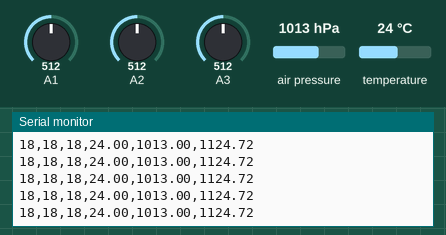
A sketch run on a simulated Arduino Uno, built with avr-gcc and run on an emulated ATmega328P. On the bench: the last lines printed to the serial monitor. The test bench sets the inputs (shaded band); at power-on: A1 = 512, A2 = 512, A3 = 512, air pressure 1013 hPa, temperature 24 °C.

Above: at 1.2 s.
1.3 s: A1 set to 459
At 1.33 s:
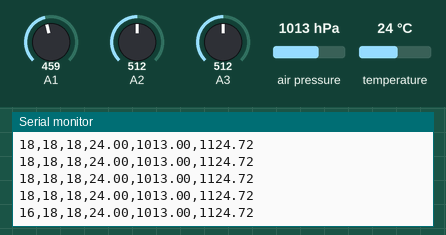
4.3 s: A1 set to 434
At 4.32 s:
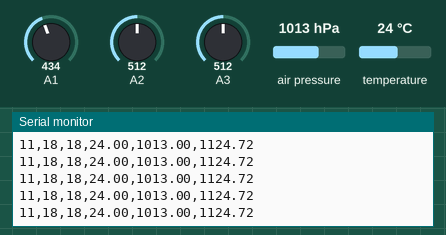
Timing chart, 0 to 7.3 s (numbered marks = the images above; inputs shaded):
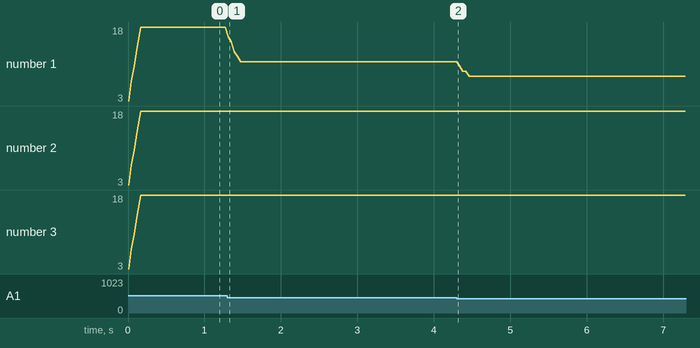

The sketch:

Lab3.ino
```cpp
/***************************************************************************
  Uni. of Galway - Modified Lander Program Template
  Authors:
    - Oisín McDonnell Killilea
    - Roshan George
    - Ethan Delaney
  Email:
    - r.george5@universityofgalway.ie
    - e.delaney11@universityofgalway.ie
    - o.mcdonnellkillilea1@universityofgalway.ie

================================
***************************************************************************/

//===========================================================================
// Import necessary libraries
//===========================================================================

#include <SoftwareSerial.h>
#include <Wire.h>
#include <SPI.h>
#include <Adafruit_Sensor.h>
#include <Adafruit_BMP280.h>

//===========================================================================
// Constants - These never change
//===========================================================================

// HC-12 Wireless Transceiver
SoftwareSerial HC12(7, 6); // HC-12 TX Pin, HC-12 RX Pin

// N.B. Every I2C device has a unique address/chip ID
#define I2CADDR (0x76)
#define CHIPID (0x60) //0x60 for BME and 0x58 for BMP.

// For use when converting raw accelerometer values to m/s^2
#define ONE_G_DIFF (140) // ADC value difference between 0g and 1g
#define ZERO_G_POINT (442) // ADC value for 0g
#define g (9.81) // Value for gravity

// Moving Average Filter / Buffer / Track values
#define WINDOW_SIZE 5

// Constants for use in code
#define ROCKET_MASS (0.2) // Mass of rocket/capsule in kilograms
//International Standard Atmosphere (ISA) values for calculating atmosphere
const float R = 8.31432; // Universal gas constant in J/(mol·K)
const float T0 = 288.15; // Standard temperature at sea level in Kelvin
const float P0 = 101325; // Standard pressure at sea level in Pascals

//===========================================================================
// Initialising variables and peripherals
//===========================================================================

// Bosch Environmental Sensor (BME/BMP280)
Adafruit_BMP280 env_sensor; // use I2C interface
Adafruit_Sensor *env_temp = env_sensor.getTemperatureSensor();
Adafruit_Sensor *env_pressure = env_sensor.getPressureSensor();

// Variables to hold acceleration readings in m/s^2
float accel_x, accel_y, accel_z;

// Variable to hold the environmental sensor readings (degrees C & hPa)
float temperature, pressure;

// time variables
unsigned long time_start, time_prev, time_diff, pre_launch_last_transmit_time, landed_last_transmit_time = 0;

// Moving average filter variables
int INDEX = 0;
int VALUE[5] = {0};
int SUM[5] = {0};
int X_READINGS[WINDOW_SIZE]={0};
int Y_READINGS[WINDOW_SIZE]={0};
int Z_READINGS[WINDOW_SIZE]={0};
int TEMP_READINGS[WINDOW_SIZE];
int PRESSURE_READINGS[WINDOW_SIZE];
int X_AVERAGED = 0;
int Y_AVERAGED = 0;
int Z_AVERAGED = 0;
int TEMP_AVERAGED = 0;
int PRESSURE_AVERAGED = 0;

// calcuated variables
float prev_velocity_x, prev_velocity_y, prev_velocity_z = 0;
float vel_x, vel_y, vel_z = 0;
float force_x, force_y, force_z= 0;

// min/max variables
float min_temp, max_temp, min_pressure, max_pressure, min_alt, max_alt = 0;
float min_vel_x, max_vel_x, min_vel_y, max_vel_y, min_vel_z, max_vel_z = 0;
float min_accel_x, max_accel_x, min_accel_y, max_accel_y, min_accel_z, max_accel_z = 0;
float min_force_x, max_force_x, min_force_y, max_force_y, min_force_z, max_force_z = 0;

void setup() {
  // Code has started, start timestamp.
  time_start = millis();

  // Setup serial connections to the HC-12/ PC
  // Start serial streams between Arduino and HC-12/ PC
  HC12.begin(9600);
  Serial.begin(9600);

  // Give console time to get running
  while(!Serial){
    Serial.println(F("Waiting for serial connection..."));
  }


    // Setup for the Environmental Sensor
  if (!env_sensor.begin(I2CADDR, CHIPID)) {
    Serial.println(F("Could not find a valid BME/BMP280 (Environmental) sensor, check CHIPID/libraries/wiring!"));
    while (1) delay(10);
  }

  // Default Adafruit_BMP280 settings from datasheet/
  env_sensor.setSampling(Adafruit_BMP280::MODE_NORMAL,     /* Operating Mode. */
                         Adafruit_BMP280::SAMPLING_X2,     /* Temp. oversampling */
                         Adafruit_BMP280::SAMPLING_X16,    /* Pressure oversampling */
                         Adafruit_BMP280::FILTER_X16,      /* Filtering. */
                         Adafruit_BMP280::STANDBY_MS_500); /* Standby time. */
}

// Declare Functions - To be called in Loop Code
// Read from Accelerometer.
void readFromAccelerometer(){
  // Read raw values from accelerometer on the analog pins
  int raw_x = analogRead(A1);
  int raw_y = analogRead(A2);
  int raw_z = analogRead(A3);

  // Convert from raw accelerometer values to m/s^2 using pre-calibrated values
  //TODO: Properly calibrate - current values only from z testing
  float new_x=map(raw_x,292,438,-g,g);
  float new_y=map(raw_y,285,432,-g,g);
  float new_z=map(raw_z,302,442,-g,g);


  // Store value into global variables: accel_x, accel_y, accel_z.
  accel_x = new_x;
  accel_y = new_y;
  accel_z = new_z;

}

//TODO: Actually use or lose this
int average_array(int arrayToSum[], int sizeOfArray){
  int sum, average = 0;
  for ( int i = 0; i < sizeOfArray; i++ ){
    sum += arrayToSum[ i ];
  }

  // divide by array size to get average
  average = sum / sizeOfArray;

  return average;
}

void smoothAccelReading(){
  //TODO: Comment properly, and see if you can refactor this to work without having to change the global variables from the example code
  //TODO: They GAVE us an average_array function - USE IT
  //I'm 99% sure they did not intend for me to use arrays like this here
  //This is a crime against nature and god will judge me for my sins

  //Temporary array - technically not needed, fixed a bug early in development
  int temp[3];

  //Removes the oldest entries from the sum
  temp[0]=SUM[0]-X_READINGS[INDEX];
  temp[1]=SUM[1]-Y_READINGS[INDEX];
  temp[2]=SUM[2]-Z_READINGS[INDEX];

  //Store all the axis readings as items in an array
  VALUE[0] = accel_x;
  VALUE[1] = accel_y;
  VALUE[2] = accel_z;

  //Add each reading to the window
  X_READINGS[INDEX] = VALUE[0];
  Y_READINGS[INDEX] = VALUE[1];
  Z_READINGS[INDEX] = VALUE[2];

  //Add the newest readings to the SUM
  for(int i=0;i<3;i++) {
    SUM[i] = temp[i] + VALUE[i];
    /*DEBUG CODE: Archived
    Serial.println(i);
    Serial.print("=Sum=");
    Serial.println(SUM[i]);
    Serial.print("=Value=");
    Serial.println(VALUE[i]);
    Serial.print("=Temp=");
    Serial.println(temp[i]);
    Serial.print("=Index=");
    Serial.println(INDEX);
    delay(2000);
    */
  }
    /* DEBUG CODE: Archived
    Serial.print("=X=");
    Serial.println(X_READINGS[INDEX]);
    Serial.print("=Y=");
    Serial.println(Y_READINGS[INDEX]);
    Serial.print("=Z=");
    Serial.println(Z_READINGS[INDEX]);
    */


  //Stores the average
  X_AVERAGED = SUM[0] / WINDOW_SIZE;
  Y_AVERAGED = SUM[1] / WINDOW_SIZE;
  Z_AVERAGED = SUM[2] / WINDOW_SIZE;


}


void readEnvironmental(){
  // Read Environmental Sensor
  sensors_event_t temp_event, pressure_event;

  env_temp->getEvent(&temp_event);
  env_pressure->getEvent(&pressure_event);

  // Store value into variables: temperature (Celcius), pressure (hPa)
  temperature = temp_event.temperature;
  pressure = pressure_event.pressure;
}

void smoothEnvSensorReading(){
  // Apply filtering or smoothing to temperature (Celcius) and pressure (hPa)

  int temp[2]={0};

  //Removes the oldest entries from the sum
  temp[0]=SUM[3]-TEMP_READINGS[INDEX];
  temp[1]=SUM[4]-PRESSURE_READINGS[INDEX];

  // Read in next Values
  VALUE[3]=temperature;
  VALUE[4]=pressure;

  //Add readings to the window
  TEMP_READINGS[INDEX]=VALUE[3];
  PRESSURE_READINGS[INDEX]=VALUE[4];

  //Better ways of doing this - external function it, see comments in accelerometerSmoothing
  for(int i=3;i<=4;i++) {
    SUM[i] = temp[i-3] + VALUE[i];
    /*DEBUG CODE
    Serial.println("==|i|==");
    Serial.println(i);
    Serial.println("==|SUM|==");
    Serial.println(SUM[i]);
    Serial.println("==|VALUE|==");
    Serial.println(VALUE[i]);
    Serial.println("==|Temp|==");
    Serial.println(temp[i-3]);
    delay(1000);
    */
  }

  // Store the averaged/smoothed sensor value into global variable
  TEMP_AVERAGED=SUM[3] / WINDOW_SIZE;
  PRESSURE_AVERAGED=SUM[4] / WINDOW_SIZE;
}

//TODO: MAKE THIS WORK PROPERLY
float calcVelocity(char direction_char, float acceleration, unsigned long diff_time){
  float velocity = 0;
  float prev_x, prev_y, prev_z=0; //TODO: Write a new switch statment to set prev values to first value when initializing
  int intcheck=0;
  bool check=false;

  //Convert diff_time to seconds
  float current_time = static_cast<float>(diff_time) / 1000;
  //This static cast is neccesary, as I was getting persistent issues with the conversion without it

  //v = u + at
  switch(direction_char) {
    case 'x':
    velocity = prev_x + acceleration*current_time;
    prev_x=velocity-prev_x;
    break;

    case 'y':
    velocity = prev_y + acceleration*current_time;
    prev_y=velocity-prev_y;
    break;

    case 'z':
    velocity = prev_z + acceleration*current_time;
    prev_z=velocity;
    break;

    default:
    Serial.println("ERROR: Invalid direction char passed to calcVelocity");
    break;
  }

  return velocity;
}

float calcAltitude(float temperature, float pressure){
  //N.B Constants declared at top of file -
  float altitude = (R * T0 / g) * log(P0 / pressure);
  return altitude;
}

float calcForce(float acceleration){
  //F = m*a
  float force = ROCKET_MASS*acceleration;

  //Returns force in Newtons
  return force;
}

//===========================================================================
// TRACK CALCULATED READINGS
//===========================================================================

void trackAltitude(int time_now, float alt_curr){
  int min_alt_time, max_alt_time = 0;
  bool initial_alt = false;

  //Initialiaze the max/min with first read value
  if(initial_alt==false) {
    min_alt, max_alt = alt_curr;
    initial_alt=true;
  }

  //Check if current value is new maximum
  if(alt_curr>max_alt) {
    max_alt_time = time_now;
    max_alt = alt_curr;
  }

  //Check if current value is new minimum
  if(alt_curr<min_alt) {
    min_alt_time = time_now;
    min_alt = alt_curr;
  }
}

void trackAccelX(int time_now){
// record min, max, avg, acceleration for X
  int min_accel_x_time, max_accel_x_time, avg_accel_x = 0;
  bool initial_accel_x = false;

  //Initialiaze the max/min with first read value
  if(initial_accel_x==false) {
    min_accel_x, max_accel_x = accel_x;
    initial_accel_x=true;
  }

  //Check if current value is new maximum
  if(accel_x>max_accel_x) {
    max_accel_x_time = time_now;
    max_accel_x = accel_x;
  }

  //Check if current value is new minimum
  if(accel_x<min_accel_x) {
    min_accel_x_time = time_now;
    min_accel_x = accel_x;
  }

  //Get simple average
  avg_accel_x = (max_accel_x+min_accel_x)/2;
}

void trackAccelY(int time_now){
// record min, max, avg, acceleration for Y
int min_accel_y_time, max_accel_y_time, avg_accel_y = 0;
  bool initial_accel_y = false;

  //Initialiaze the max/min with first read value
  if(initial_accel_y==false) {
    min_accel_y, max_accel_y = accel_y;
    initial_accel_y=true;
  }

  //Check if current value is new maximum
  if(accel_y>max_accel_y) {
    max_accel_y_time = time_now;
    max_accel_y = accel_y;
  }

  //Check if current value is new minimum
  if(accel_y<min_accel_y) {
    min_accel_y_time = time_now;
    min_accel_y = accel_y;
  }

  //Get simple average
  avg_accel_y = (max_accel_y+min_accel_y)/2;
}

void trackAccelZ(int time_now){
// record min, max, avg, acceleration for Z
int min_accel_z_time, max_accel_z_time, avg_accel_z = 0;
  bool initial_accel_z = false;

  //Initialiaze the max/min with first read value
  if(initial_accel_z==false) {
    min_accel_z, max_accel_z = accel_z;
    initial_accel_z=true;
  }

  //Check if current value is new maximum
  if(accel_z>max_accel_z) {
    max_accel_z_time = time_now;
    max_accel_z = accel_z;
  }

  //Check if current value is new minimum
  if(accel_z<min_accel_z) {
    min_accel_z_time = time_now;
    min_accel_z = accel_z;
  }

  //Get simple average
  avg_accel_z = (max_accel_z+min_accel_z)/2;
}

void trackVelX(int time_now){
// record min, max, avg, velocity for X
  int min_vel_x_time, max_vel_x_time, avg_vel_x = 0;
  bool initial_vel_x = false;

  //Initialiaze the max/min with first read value
  if(initial_vel_x==false) {
    min_vel_x, max_vel_x = vel_x;
    initial_vel_x=true;
  }

  //Check if current value is new maximum
  if(vel_x>max_vel_x) {
    max_vel_x_time = time_now;
    max_vel_x = vel_x;
  }

  //Check if current value is new minimum
  if(vel_x<min_vel_x) {
    min_vel_x_time = time_now;
    min_vel_x = vel_x;
  }

  //Get simple average
  avg_vel_x = (max_vel_x+min_vel_x)/2;
}

void trackVelY(int time_now){
// record min, max, avg, velocity for Y
int min_vel_y_time, max_vel_y_time, avg_vel_y = 0;
  bool initial_vel_y = false;

  //Initialiaze the max/min with first read value
  if(initial_vel_y==false) {
    min_vel_y, max_vel_y = vel_y;
    initial_vel_y=true;
  }

  //Check if current value is new maximum
  if(vel_y>max_vel_y) {
    max_vel_y_time = time_now;
    max_vel_y = vel_y;
  }

  //Check if current value is new minimum
  if(vel_y<min_vel_y) {
    min_vel_y_time = time_now;
    min_vel_y = vel_y;
  }

  //Get simple average
  avg_vel_y = (max_vel_y+min_vel_y)/2;
}

void trackVelZ(int time_now){
// record min, max, avg, velocity for Z
int min_vel_z_time, max_vel_z_time, avg_vel_z = 0;
  bool initial_vel_z = false;

  //Initialiaze the max/min with first read value
  if(initial_vel_z==false) {
    min_vel_z, max_vel_z = vel_z;
    initial_vel_z=true;
  }

  //Check if current value is new maximum
  if(vel_z>max_vel_z) {
    max_vel_z_time = time_now;
    max_vel_z = vel_z;
  }

  //Check if current value is new minimum
  if(vel_z<min_vel_z) {
    min_vel_z_time = time_now;
    min_vel_z = vel_z;
  }

  //Get simple average
  avg_vel_z = (max_vel_z+min_vel_z)/2;
}

void trackForceX(int time_now){
// record min, max, avg, force for X
  int min_force_x_time, max_force_x_time, avg_force_x = 0;
  bool initial_force_x = false;

  //Initialiaze the max/min with first read value
  if(initial_force_x==false) {
    min_force_x, max_force_x = force_x;
    initial_force_x=true;
  }

  //Check if current value is new maximum
  if(force_x>max_force_x) {
    max_force_x_time = time_now;
    max_force_x = force_x;
  }

  //Check if current value is new minimum
  if(force_x<min_force_x) {
    min_force_x_time = time_now;
    min_force_x = force_x;
  }

  //Get simple average
  avg_force_x = (max_force_x+min_force_x)/2;
}

void trackForceY(int time_now){
// record min, max, avg, force for Y
int min_force_y_time, max_force_y_time, avg_force_y = 0;
  bool initial_force_y = false;

  //Initialiaze the max/min with first read value
  if(initial_force_y==false) {
    min_force_y, max_force_y = force_y;
    initial_force_y=true;
  }

  //Check if current value is new maximum
  if(force_y>max_force_y) {
    max_force_y_time = time_now;
    max_force_y = force_y;
  }

  //Check if current value is new minimum
  if(force_y<min_force_y) {
    min_force_y_time = time_now;
    min_force_y = force_y;
  }

  //Get simple average
  avg_force_y = (max_force_y+min_force_y)/2;
}

void trackForceZ(int time_now){
// record min, max, avg, force for Z
int min_force_z_time, max_force_z_time, avg_force_z = 0;
  bool initial_force_z = false;

  //Initialiaze the max/min with first read value
  if(initial_force_z==false) {
    min_force_z, max_force_z = force_z;
    initial_force_z=true;
  }

  //Check if current value is new maximum
  if(force_z>max_force_z) {
    max_force_z_time = time_now;
    max_force_z = force_z;
  }

  //Check if current value is new minimum
  if(force_z<min_force_z) {
    min_force_z_time = time_now;
    min_force_z = force_z;
  }

  //Get simple average
  avg_force_z = (max_force_z+min_force_z)/2;
}

//===========================================================================

void transmit(String data_to_send){
  // Send data to PC for debugging
  Serial.println(data_to_send);

  // Send to HC-12 for wireless transmission
  HC12.println(data_to_send);

  delay(1);
}

void loop() {
  // 1. READ FROM SENSORS.

  // Read Accelerometer and then Smooth
  readFromAccelerometer();
  smoothAccelReading();

  // Read Environmental Sensor and then Smooth
  readEnvironmental();
  smoothEnvSensorReading();

  INDEX = (INDEX+1) % WINDOW_SIZE;   // Increment the index, and wrap to 0 if it exceeds the window size

  // 2. RUN CALCULATIONS ON SENSOR DATA

  // Calculate time variables
  time_diff = millis() - time_prev;
  time_prev = millis() - time_start;

  // Calculate Altitude
  float curr_alt = calcAltitude(temperature, pressure);

  // Calculate velocity for each axis using calcVelocity.
  vel_x = calcVelocity('x', X_AVERAGED, time_diff);
  vel_y = calcVelocity('y', Y_AVERAGED, time_diff);
  vel_z = calcVelocity('z', Z_AVERAGED, time_diff);

  // Calculate Force (in Newtons)
  force_x = calcForce(X_AVERAGED);
  force_y = calcForce(Y_AVERAGED);
  force_z = calcForce(Z_AVERAGED);

  // TRACK MIN, MAX, AVG VALUES for Altitude, Acceleration, Force, and Velocity.
  trackAltitude(time_prev, curr_alt);

  trackAccelX(time_prev);
  trackAccelY(time_prev);
  trackAccelZ(time_prev);

  trackVelX(time_prev);
  trackVelY(time_prev);
  trackVelZ(time_prev);

  trackForceX(time_prev);
  trackForceY(time_prev);
  trackForceZ(time_prev);

  // GENERATE TRANSMISSION STRING
  String data_to_send = "";

  //Switch statement for different modes goes HERE

  /* Debug Check
  String raw_debug = "";
  raw_debug = raw_debug + time_prev;
  transmit(raw_debug);
  */

  if(time_prev>10000000) {
        data_to_send = data_to_send + "Summary of results" + "\n";
        data_to_send = data_to_send + "Maximum altitude: " + max_alt + "\n";
        //TODO: Determine orientation for "up"
        data_to_send = data_to_send + "Maximum upward acceleration: " + max_accel_y + "\n";
        data_to_send = data_to_send + "Maximum downward: " + min_accel_y + "\n";

        //TODO: Add proper summary
  }
  else
  {
     data_to_send = data_to_send + X_AVERAGED + "," + Y_AVERAGED + "," + Z_AVERAGED + "," + temperature + "," + pressure + "," + curr_alt;
    //data_to_send = data_to_send + vel_x + "," + vel_y + "," + vel_z;
  }

  transmit(data_to_send);
}
```

Measured:
- after the input at 1.3 s, the serial monitor: prints a new line at once (image 1)
- plotted number 1: 18 → 11 after the input at 1.3 s, 11 → 8 after the input at 4.3 s
